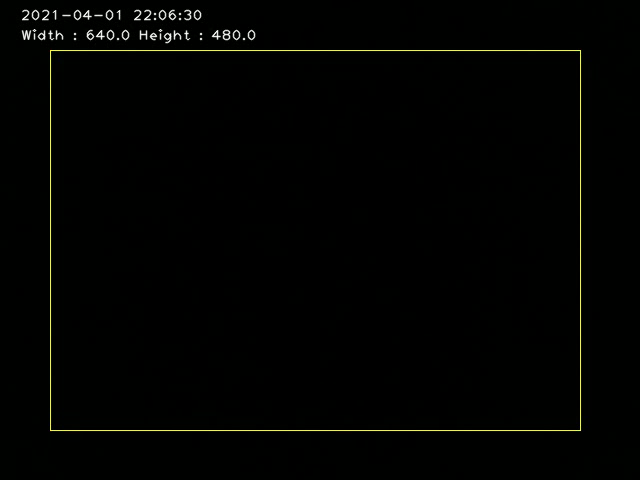
#> input picture frame 16 of openCV/savedVideos/savedVidWithTime.mp4, 640 x 480 px, given in place of the camera
$ python ex20_PuttingTextRectangleetc.py
#> lines starting #> are read from the running program, lines starting #| are printed output that depends on the picture
import datetime as dt
from cv2 import cv2

myVid = cv2.VideoCapture(0)
WmyVid = int(myVid.get(3))
HmyVid = int(myVid.get(4))
VidSize = (WmyVid,HmyVid)

vidCodec = cv2.VideoWriter_fourcc(*'XVID')

sVid = cv2.VideoWriter('E:\\ImageProcessingdenemeleri\\savedvideos\\savedVidWithTime.mp4',vidCodec,20.0,VidSize)

while(myVid.isOpened()):
    ret,frame = myVid.read()
#> frame is the input picture: shape (480, 640, 3); mean B, G, R 1.5, 3, 2.3
    if ret == True:
        frame = cv2.flip(frame,1)
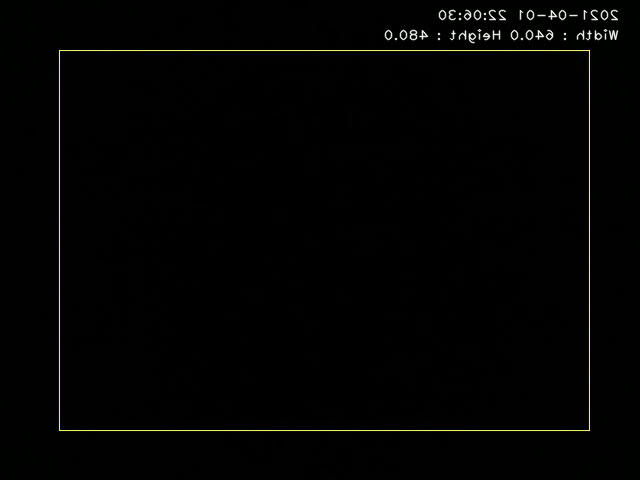
#> frame: shape (480, 640, 3); mean B, G, R 1.5, 3, 2.3
        vidFont = cv2.FONT_HERSHEY_PLAIN
        vidTxt = 'Width : '+ str(myVid.get(3)) + ' Height : '+ str(myVid.get(4))
        dateTimeOfvid = dt.datetime.now()

        frame = cv2.putText(frame, vidTxt,(20,40),vidFont,1,
        (255,255,255),1, cv2.LINE_AA)
        frame = cv2.putText(frame, dateTimeOfvid.strftime("%Y-%m-%d %H:%M:%S"),(20,20),vidFont,1,
        (255,255,255),1, cv2.LINE_AA)
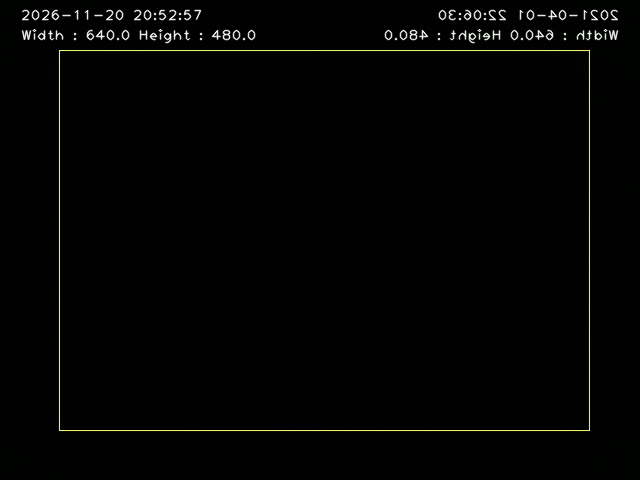
#> frame: shape (480, 640, 3); mean B, G, R 2.3, 3.8, 3.1

        frame = cv2.cvtColor(frame, cv2.COLOR_BGR2GRAY)
#> frame: shape (480, 640)
        # Renkli şekili siyah-beyaza koyabilmek için yapıldı
        frameWihColoredRec = cv2.cvtColor(frame, cv2.COLOR_GRAY2BGR)
        frameWihColoredRec = cv2.rectangle(frameWihColoredRec, (50,50),(580,430),(0,255,255),1)
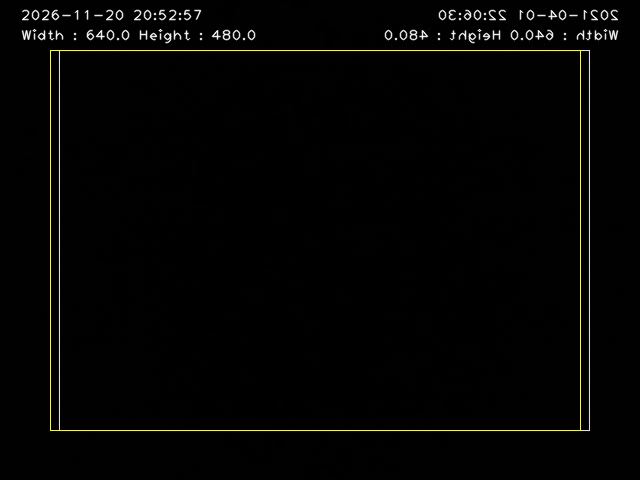
#> frameWihColoredRec: shape (480, 640, 3); mean B, G, R 2.9, 4.4, 4.4

        cv2.imshow('Video',frameWihColoredRec)
        sVid.write(frameWihColoredRec)

        k = cv2.waitKey(1) & 0xFF
#> (key q is pressed here)
        if k == ord('q'):
            break
    else:
        break

myVid.release()
sVid.release()
cv2.destroyAllWindows()
